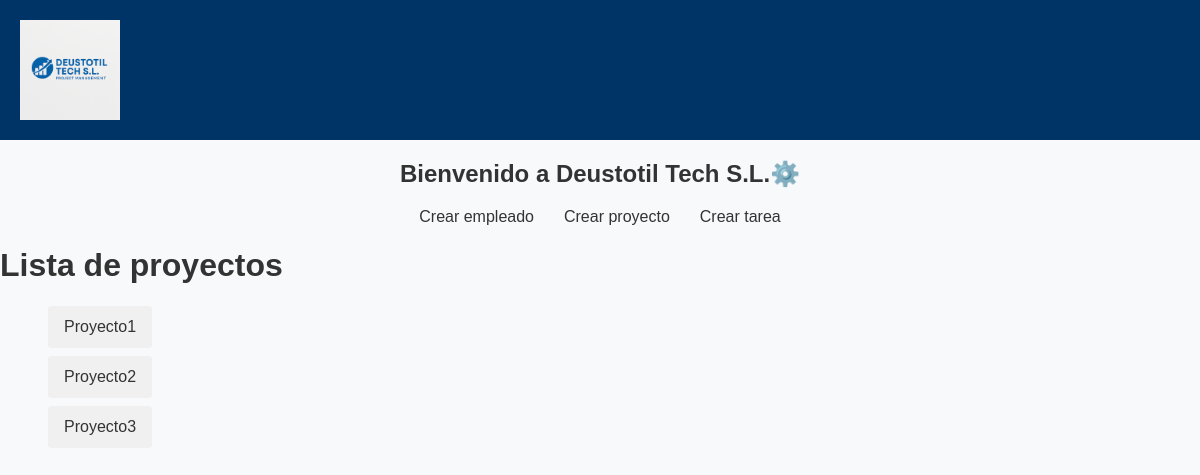
Page /AppDjango/proyectos/ on the earlier database version.
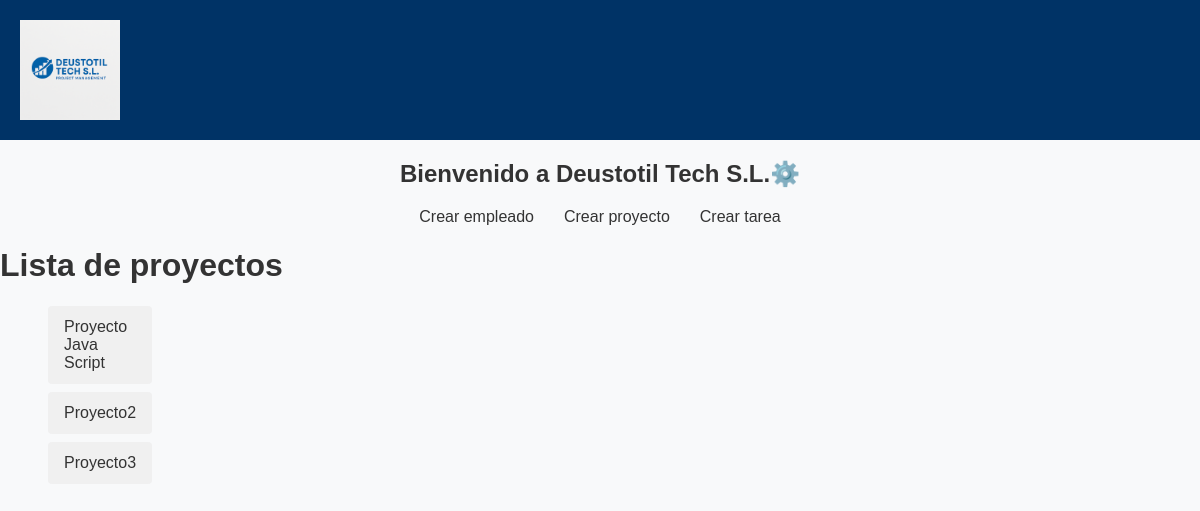
Same page on the later database version.
### AppDjango/models.py (models this page shows, shortened)
class Proyecto(models.Model):
    nombre = models.CharField(max_length=100)
    descripcion = models.CharField(max_length=500)
    fecha_inicio= models.DateTimeField("Fecha inicio")
    fecha_fin= models.DateTimeField("Fecha fin")
    presupuesto = models.FloatField(default=0)
    cliente = models.CharField(max_length=100)
    empleados = models.ManyToManyField(Empleado, related_name="proyectos")

### AppDjango/views.py (the view)
# urls.py: path("proyectos/" , ProyectoListView.as_view(), name="proyectos"),
class ProyectoListView(View):
    def get(self, request):
        proyectos = get_list_or_404(Proyecto.objects.order_by("nombre"))
        context = {"lista_proyectos": proyectos}
        return render (request, "listado-proyectos.html", context)

### AppDjango/templates/listado-proyectos.html
{% extends "base.html" %}
{% block contenido %}
    <h1>Lista de proyectos</h1>
    <ul class="list-view">
        {% for proyecto in lista_proyectos %}
        <li><a href="{% url 'detalle_proyecto' proyecto.pk %}">{{ proyecto.nombre }}</a></li>
        {% endfor %}
    </ul>
{% endblock %}

### AppDjango/templates/base.html (shortened to what this page needs)
<!DOCTYPE html>
<html lang="en">
<head>
    {% load static %}
    <link rel="stylesheet" href="{% static 'css/styles.css' %}">
</head>
<body>
    <header>
        <img src="{% static 'images/logo.png' %}" alt="Logo" class="header-icon">
       </header>
    <h2>{%block title%}Bienvenido a Deustotil Tech S.L.⚙️</h2>
    <ul class="menu-horizontal">
        <li><a href="{% url 'crear-empleado' %}">Crear empleado</a></li>
        <li><a href="{% url 'crear-proyecto' %}">Crear proyecto</a></li>
        <li><a href="{% url 'crear-tarea' %}">Crear tarea</a></li>
    </ul>
        {%endblock%}
    <div id="content">
        {%block contenido%} {%endblock%}
    </div>
</body>
</html>

### static/css/styles.css (style rules this page uses)
.header-icon { width: 100px; height: auto; margin-right: 40px; }
body { margin: 0; font-family: Arial, sans-serif; background-color: #f8f9fa; color: #333; }
header { background-color: #003366; color: white; padding: 20px; display: flex; align-items: center; }
h2 { text-align: center; margin-top: 20px; }
.menu-horizontal { list-style: none; padding: 0; margin: 0; display: flex; justify-content: center; }
.menu-horizontal li a { text-decoration: none; color: #333; padding: 10px 15px; border-radius: 4px; }
.list-view { list-style-type: none; width: 120px; }
.list-view li { background-color: #f0f0f0; margin: 8px; padding: 12px 16px; border-radius: 4px; }
.list-view li a { text-decoration: none; color: #333; display: block; }

Differences in the rows shown:
removed Proyecto: nombre "Proyecto1"
added Proyecto: nombre "Proyecto Java Script"
